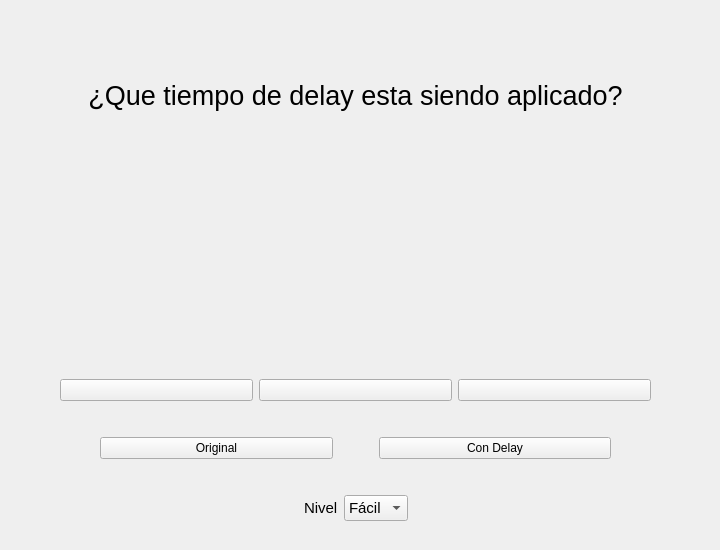
      <widget class="QWidget" name="delay_facil_wg">
       <widget class="QWidget" name="gridLayoutWidget_2">
        <property name="geometry">
         <rect>
          <x>0</x>
          <y>0</y>
          <width>711</width>
          <height>541</height>
         </rect>
        </property>
        <layout class="QGridLayout" name="gridLayout_10">
         <item row="0" column="0">
          <layout class="QVBoxLayout" name="verticalLayout_24">
           <property name="sizeConstraint">
            <enum>QLayout::SetDefaultConstraint</enum>
           </property>
           <property name="rightMargin">
            <number>0</number>
           </property>
           <item>
            <spacer name="verticalSpacer_33">
             <property name="orientation">
              <enum>Qt::Vertical</enum>
             </property>
             <property name="sizeType">
              <enum>QSizePolicy::Fixed</enum>
             </property>
             <property name="sizeHint" stdset="0">
              <size>
               <width>20</width>
               <height>80</height>
              </size>
             </property>
            </spacer>
           </item>
           <item>
            <widget class="QLabel" name="label_5">
             <property name="font">
              <font>
               <pointsize>20</pointsize>
              </font>
             </property>
             <property name="text">
              <string>¿Que tiempo de delay esta siendo aplicado?</string>
             </property>
             <property name="alignment">
              <set>Qt::AlignCenter</set>
             </property>
            </widget>
           </item>
           <item>
            <spacer name="verticalSpacer_35">
             <property name="orientation">
              <enum>Qt::Vertical</enum>
             </property>
             <property name="sizeHint" stdset="0">
              <size>
               <width>20</width>
               <height>40</height>
              </size>
             </property>
            </spacer>
           </item>
           <item>
            <widget class="QLabel" name="delay_label_facil">
             <property name="font">
              <font>
               <pointsize>29</pointsize>
              </font>
             </property>
             <property name="text">
              <string/>
             </property>
             <property name="alignment">
              <set>Qt::AlignCenter</set>
             </property>
            </widget>
           </item>
           <item>
            <spacer name="verticalSpacer_38">
             <property name="orientation">
              <enum>Qt::Vertical</enum>
             </property>
             <property name="sizeHint" stdset="0">
              <size>
               <width>20</width>
               <height>40</height>
              </size>
             </property>
            </spacer>
           </item>
           <item>
            <widget class="QLabel" name="correcta_delay_2">
             <property name="font">
              <font>
               <pointsize>13</pointsize>
              </font>
             </property>
             <property name="text">
              <string/>
             </property>
             <property name="alignment">
              <set>Qt::AlignCenter</set>
             </property>
            </widget>
           </item>
           <item>
            <layout class="QHBoxLayout" name="horizontalLayout_30">
             <item>
              <spacer name="horizontalSpacer_46">
               <property name="orientation">
                <enum>Qt::Horizontal</enum>
               </property>
               <property name="sizeType">
                <enum>QSizePolicy::Fixed</enum>
               </property>
               <property name="sizeHint" stdset="0">
                <size>
                 <width>60</width>
                 <height>20</height>
                </size>
               </property>
              </spacer>
             </item>
             <item>
              <widget class="QPushButton" name="delay_opc_1">
               <property name="text">
                <string/>
               </property>
              </widget>
             </item>
             <item>
              <widget class="QPushButton" name="delay_opc_2">
               <property name="text">
                <string/>
               </property>
              </widget>
             </item>
             <item>
              <widget class="QPushButton" name="delay_opc_3">
               <property name="text">
                <string/>
               </property>
              </widget>
             </item>
             <item>
              <spacer name="horizontalSpacer_47">
               <property name="orientation">
                <enum>Qt::Horizontal</enum>
               </property>
               <property name="sizeType">
                <enum>QSizePolicy::Fixed</enum>
               </property>
               <property name="sizeHint" stdset="0">
                <size>
                 <width>60</width>
                 <height>20</height>
                </size>
               </property>
              </spacer>
             </item>
            </layout>
           </item>
           <item>
            <spacer name="verticalSpacer_36">
             <property name="orientation">
              <enum>Qt::Vertical</enum>
             </property>
             <property name="sizeType">
              <enum>QSizePolicy::Fixed</enum>
             </property>
             <property name="sizeHint" stdset="0">
              <size>
               <width>20</width>
               <height>30</height>
              </size>
             </property>
            </spacer>
           </item>
           <item>
            <layout class="QHBoxLayout" name="horizontalLayout_32" stretch="0,1,0,1,0">
             <item>
              <spacer name="horizontalSpacer_53">
               <property name="orientation">
                <enum>Qt::Horizontal</enum>
               </property>
               <property name="sizeHint" stdset="0">
                <size>
                 <width>100</width>
                 <height>20</height>
                </size>
               </property>
              </spacer>
             </item>
             <item>
              <widget class="QPushButton" name="original_bt_delay_2">
               <property name="sizePolicy">
                <sizepolicy hsizetype="Minimum" vsizetype="Preferred">
                 <horstretch>0</horstretch>
                 <verstretch>0</verstretch>
                </sizepolicy>
               </property>
               <property name="text">
                <string>Original</string>
               </property>
              </widget>
             </item>
             <item>
              <spacer name="horizontalSpacer_54">
               <property name="orientation">
                <enum>Qt::Horizontal</enum>
               </property>
               <property name="sizeHint" stdset="0">
                <size>
                 <width>40</width>
                 <height>20</height>
                </size>
               </property>
              </spacer>
             </item>
             <item>
              <widget class="QPushButton" name="delayed_bt_2">
               <property name="sizePolicy">
                <sizepolicy hsizetype="Minimum" vsizetype="Preferred">
                 <horstretch>0</horstretch>
                 <verstretch>0</verstretch>
                </sizepolicy>
               </property>
               <property name="text">
                <string>Con Delay</string>
               </property>
              </widget>
             </item>
             <item>
              <spacer name="horizontalSpacer_55">
               <property name="orientation">
                <enum>Qt::Horizontal</enum>
               </property>
               <property name="sizeHint" stdset="0">
                <size>
                 <width>100</width>
                 <height>20</height>
                </size>
               </property>
              </spacer>
             </item>
            </layout>
           </item>
           <item>
            <spacer name="verticalSpacer_37">
             <property name="orientation">
              <enum>Qt::Vertical</enum>
             </property>
             <property name="sizeType">
              <enum>QSizePolicy::Fixed</enum>
             </property>
             <property name="sizeHint" stdset="0">
              <size>
               <width>10</width>
               <height>30</height>
              </size>
             </property>
            </spacer>
           </item>
           <item>
            <layout class="QHBoxLayout" name="horizontalLayout_33">
             <item>
              <spacer name="horizontalSpacer_56">
               <property name="orientation">
                <enum>Qt::Horizontal</enum>
               </property>
               <property name="sizeType">
                <enum>QSizePolicy::Expanding</enum>
               </property>
               <property name="sizeHint" stdset="0">
                <size>
                 <width>190</width>
                 <height>20</height>
                </size>
               </property>
              </spacer>
             </item>
             <item>
              <widget class="QLabel" name="label_6">
               <property name="font">
                <font>
                 <pointsize>11</pointsize>
                </font>
               </property>
               <property name="text">
                <string>Nivel</string>
               </property>
              </widget>
             </item>
             <item>
              <widget class="QComboBox" name="nivel_delay_facil">
               <property name="font">
                <font>
                 <pointsize>11</pointsize>
                </font>
               </property>
               <item>
                <property name="text">
                 <string>Fácil</string>
                </property>
               </item>
               <item>
                <property name="text">
                 <string>Dificil</string>
                </property>
               </item>
              </widget>
             </item>
             <item>
              <spacer name="horizontalSpacer_57">
               <property name="orientation">
                <enum>Qt::Horizontal</enum>
               </property>
               <property name="sizeHint" stdset="0">
                <size>
                 <width>40</width>
                 <height>20</height>
                </size>
               </property>
              </spacer>
             </item>
            </layout>
           </item>
           <item>
            <layout class="QHBoxLayout" name="horizontalLayout_34">
             <item>
              <spacer name="horizontalSpacer_58">
               <property name="orientation">
                <enum>Qt::Horizontal</enum>
               </property>
               <property name="sizeType">
                <enum>QSizePolicy::Expanding</enum>
               </property>
               <property name="sizeHint" stdset="0">
                <size>
                 <width>40</width>
                 <height>20</height>
                </size>
               </property>
              </spacer>
             </item>
             <item>
              <spacer name="horizontalSpacer_59">
               <property name="orientation">
                <enum>Qt::Horizontal</enum>
               </property>
               <property name="sizeHint" stdset="0">
                <size>
                 <width>40</width>
                 <height>20</height>
                </size>
               </property>
              </spacer>
             </item>
            </layout>
           </item>
          </layout>
         </item>
        </layout>
       </widget>
      </widget>
